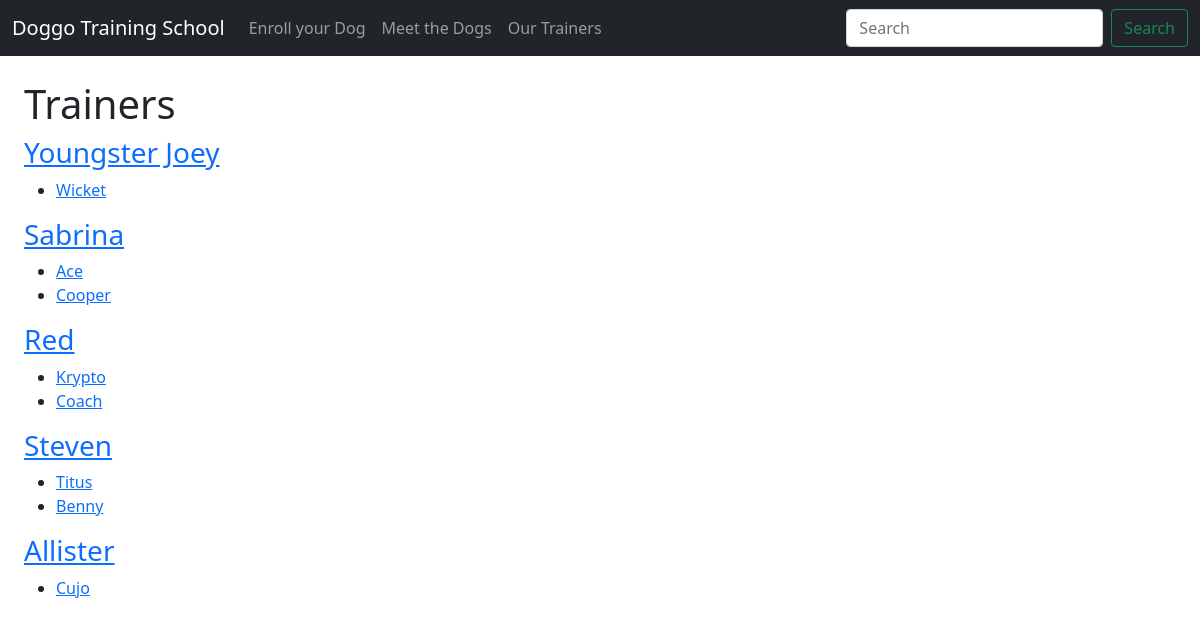
The page /trainers on the database its author committed.
### tables this page shows
CREATE TABLE "dogs" (
	"id"	INTEGER NOT NULL UNIQUE,
	"name"	TEXT NOT NULL,
	"breed"	TEXT,
	"age"	INTEGER,
	"owner"	NUMERIC NOT NULL,
	"treats"	BLOB,
	"trainer"	BLOB,
	"pic"	TEXT,
	"tricks"	TEXT,
	"medical"	TEXT,
	PRIMARY KEY("id" AUTOINCREMENT)
);

### app.py (the view)
@app.route('/trainers')
def trainers():
    dogs = order_by_trainer()
    trainers = show_trainers()
    return render_template('list_trainers.html', dogs=dogs, trainers=trainers)

### dog_data.py (called while the page is built)
def connect_db(path):
    conn = sqlite3.connect(path)
    conn.row_factory = sqlite3.Row
    return (conn, conn.cursor())

def order_by_trainer():
    conn, cur = connect_db(db_path)
    query = 'SELECT * FROM dogs ORDER BY trainer'
    result = cur.execute(query).fetchall()
    conn.close()
    return result

def show_trainers():
    conn, cur = connect_db(db_path)
    query = 'SELECT DISTINCT trainer FROM dogs'
    result = cur.execute(query).fetchall()
    conn.close()
    return result

### templates/list_trainers.html (shortened to what this page needs)
{% extends 'base.html' %}
{% block content %}
<h1>Trainers</h1>
    {% for trainer in trainers%}
        <h3><a href="{{ url_for('trainer_profile', trainer=trainer.trainer) }}">{{ trainer.trainer }}</a></h3>
        <ul>
        {% for dog in dogs %}
            {% if dog.trainer == trainer.trainer %}
                <li><a href="{{ url_for('dog_profile', dog_id=dog.id) }}">{{ dog.name }}</a></li>
            {% endif %}
        {% endfor %}
        </ul>
    {% endfor %}
{% endblock %}

### rows shown on the page
dogs: name "Wicket"
dogs: name "Ace"
dogs: name "Cooper"
dogs: name "Krypto"
dogs: name "Coach"
dogs: name "Titus"
dogs: name "Benny"
dogs: name "Cujo"

### other values the page prints
{{ trainer.trainer }} "Youngster Joey" "Sabrina" "Red" "Steven" "Allister"
